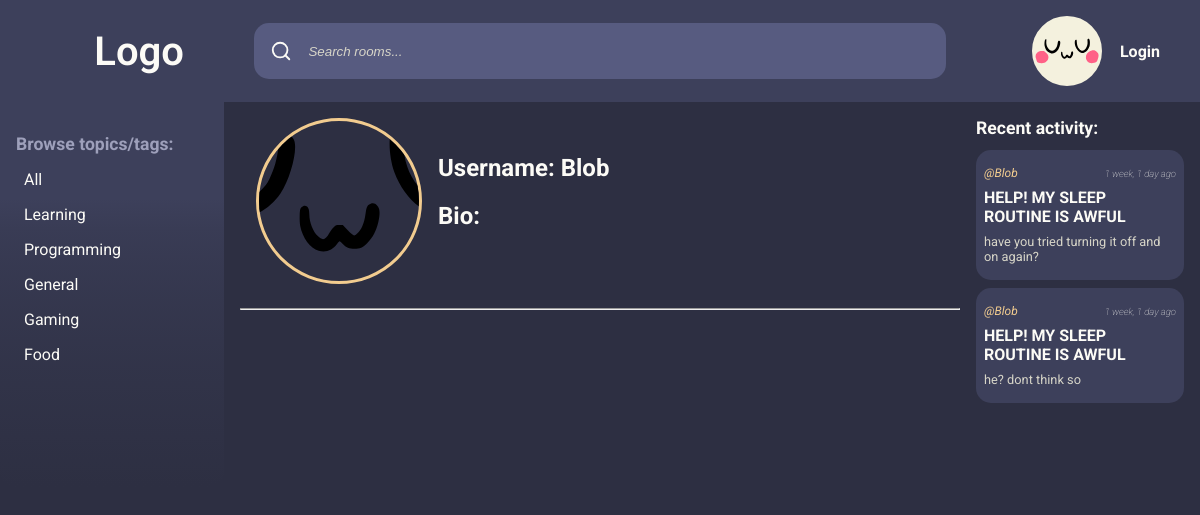
/user/Blob/, run on the app's committed database.
### base/models.py (models this page shows, shortened)
class Topic(models.Model):
    name = models.CharField(max_length=200)

class Message(models.Model):
    user = models.ForeignKey(User, on_delete=models.CASCADE)
    room = models.ForeignKey(Room, on_delete=models.CASCADE)
    body = models.TextField()
    updated = models.DateTimeField(auto_now=True)
    created = models.DateTimeField(auto_now_add=True)
    class Meta:
        ordering: list[str] = ["-updated", "-created"]
    def __str__(self) -> str:
        return self.body[0:50]

class Room(models.Model):
    host = models.ForeignKey(User, on_delete=models.SET_NULL, null=True)
    topic = models.ForeignKey(Topic, on_delete=models.SET_NULL, null=True)
    name = models.CharField(max_length=200)
    description = models.TextField(null=True, blank=True)
    participants = models.ManyToManyField(User, related_name="participants", blank=True)
    updated = models.DateTimeField(auto_now=True)
    created = models.DateTimeField(auto_now_add=True)
    class Meta:
        ordering: list[str] = ["-updated", "-created"]

### base/views.py (the view)
# urls.py: path("user/<str:pk>/", views.userProfile, name="user-profile"),
def userProfile(request: HttpRequest, pk: str) -> HttpResponse:
    user: User = User.objects.get(username=pk)
    if user == None:
        messages.error(
            request,
            f"Can't find username: {pk}. Are you sure you spelled it correctly?",
        )
    if request.user.is_authenticated:
        logged_user_data = UserData.objects.get(user=request.user)
    else:
        logged_user_data = ""
    user_data = UserData.objects.filter(user=user).get()
    rooms = user.room_set.all()
    conversation_messages = user.message_set.all()[0:5]
    topics = Topic.objects.all()[0:5]
    context = {
        "user": user,
        "rooms": rooms,
        "topics": topics,
        "room_messages": conversation_messages,
        "user_data": user_data,
        "logged_user_data": logged_user_data,
    }
    return render(request, "base/profile.html", context)

### base/templates/base/profile.html (shortened to what this page needs)
{% extends "main.html" %}
{% load static %}
{% block content %}
    <main class="home">
        {% include "base/topics_component.html" %}
        <article>
            <div class="user-details">
                <div class="user-details-data">
                    {% if user_data.avatar == "" %}
                        <img src="{% static "images/default_head.svg" %}" class="img" />
                    {% else %}
                        <img src="{% static 'images/' %}{{ user_data.avatar }}" class="img" />
                    {% endif %}
                    <div class="user-details-text-data">
                        <h1>Username: {{ user }}</h1>
                        <h2>Bio:</h2>
                    </div>
                </div>
            </div>
            <hr />
        </article>
        {% include "base/activity_component.html" %}
    </main>
{% endblock content %}

### templates/main.html (shortened to what this page needs)
<!DOCTYPE html>
{% load static %}
<html lang="en">
    <head>
        <link rel="stylesheet" href="{% static 'styles/style.css' %}" />
    </head>
    <body>
        <header>
            {% include "navigation.html" %}
        </header>
        {% block content %}
        {% endblock content %}
    </body>
</html>

### templates/navigation.html
{% load static %}
<a href="{% url "home" %}" class="logo">Logo</a>
<form action="{% url 'home' %}" method="get">
    <label>
        <svg xmlns="http://www.w3.org/2000/svg"
             width="24"
             height="24"
             viewBox="0 0 24 24"
             fill="none"
             stroke="#000000"
             stroke-width="2"
             stroke-linecap="round"
             stroke-linejoin="round">
            <circle cx="11" cy="11" r="8" />
            <line x1="21" y1="21" x2="16.65" y2="16.65" />
        </svg>
        <input type="text" name="q" placeholder="Search rooms..." />
    </label>
</form>
<div class="user">
    {% if request.user.is_authenticated %}
        <a href={% url "user-profile" request.user %}>
            {% if logged_user_data.avatar != "" %}
                <img src= "{% static "images/" %}{{ logged_user_data.avatar }}">
            {% else %}
                <img src="{% static "images/default_head.svg" %}" />
            {% endif %}
        </a>
        <div class="nav-user-info">
            <p>Hello, {{ request.user }}</p>
            <a href="{% url 'logout' %}">Logout</a>
        </div>
    {% else %}
        <img src= "{% static "images/default_head.svg" %}" />
        <a href="{% url 'login' %}">Login</a>
    {% endif %}
</div>

### base/templates/base/topics_component.html
<nav class="topics">
    <h3>Browse topics/tags:</h3>
    <div class="topic">
        <a href={% url "home" %}>All</a>
    </div>
    {% for topic in topics %}
        <div class="topic">
            <a href={% url "home" %}?q={{ topic.name }}> {{ topic.name }} </a>
        </div>
    {% endfor %}
</nav>

### base/templates/base/feed_component.html (shortened to what this page needs)
{% load static %}
{% load custom_tags %}

### base/templates/base/activity_component.html (shortened to what this page needs)
<section class="feed">
<h3>Recent activity:</h3>
{% for message in room_messages %}
    <article class="activity-container">
        <div class="activity-message-data">
            <a href="{% url "user-profile" message.user %}" class="user-handle">@{{ message.user }}</a>
            <p class="time-ago">{{ message.updated|timesince }} ago</p>
        </div>
        <div class="activity-message-feed">
            <a href="{% url "room" message.room.id %}"
               class="room-name room-name-activity">{{ message.room.name }}</a>
            <p class="room-message">{{ message }}</p>
        </div>
    </article>
{% endfor %}
</section>

### static/styles/style.css (style rules this page uses)
:root { --color-main-light: #fcfbf6; --color-main: #f4f1de; --color-main-dark: #d7d5c8; --color-bg-medium: #3d405b; --color-bg-light: #575b80; --color-bg-text: #9ea0bb; --color-bg-dark: #2d2f42; --color-success: #81b29a; --color-error: #e07a5f; --color-accent: #f2cc8f; --border-radius: 15px; }
a, button, p { all: unset; }
.btn, a { transition: 0.2s ease-in-out; justify-content: center; }
h3 { font-size: 1.1rem; font-weight: 700; padding: 0; margin: 0; margin-bottom: 0.5rem; }
body { font-family: "Roboto", sans-serif; margin: 0; background-color: var(--color-bg-dark); color: var(--color-main-light); font-size: 12pt; height: 100vh; }
header { padding: 1rem 1.5rem; display: grid; grid-template-columns: 1fr 3fr 1fr; align-items: center; background-color: var(--color-bg-medium); }
header .logo { margin: 0; padding: 0; font-size: 2.5rem; font-weight: 600; display: flex; align-items: center; }
header form { width: 100%; display: flex; flex-direction: row; justify-content: center; }
header form label { padding: 1rem; width: inherit; box-sizing: border-box; border-radius: var(--border-radius); border: 0; background-color: var(--color-bg-light); display: flex; }
header form svg { stroke: var(--color-main-light); }
header form input { border: 0; background-color: transparent; padding: 0 1rem; color: var(--color-main-light); outline: none; width: inherit; }
header form input::placeholder { font-style: italic; color: var(--color-main-dark); }
header .user { display: flex; align-items: center; justify-content: flex-end; margin: 0 1rem; }
header .user img { margin-right: 0.5rem; width: 4rem; height: 4rem; border: 3px solid var(--color-main); border-radius: 50%; background-color: var(--color-main); }
header .user a { margin-left: 10px; font-weight: 700; }
main { display: grid; grid-template-columns: 1fr 3fr 1fr; }
nav { padding: 2rem 1rem; background: linear-gradient(180deg, #3d405b, 0%, #3d405b, 50%, #2d2f42); height: 100%; border-bottom-left-radius: var(--border-radius); border-bottom-right-radius: var(--border-radius); margin-right: 1rem; }
nav h3 { color: var(--color-bg-text); }
nav .topic { padding: 0.5rem; }
section, aside { padding: 1rem; display: flex; flex-direction: column; }
.room-name { padding: 0.5rem 0; font-weight: 700; font-size: 1.5rem; }
.user-handle { font-style: italic; color: var(--color-accent); padding: 0.5rem 0; }
.activity-container { margin: 0.25rem 0; border-radius: var(--border-radius); background-color: var(--color-bg-medium); padding: 0.5rem; }
.activity-message-data { font-size: 0.75rem; display: flex; flex-direction: row; justify-content: space-between; align-items: center; }
.time-ago { font-weight: 100; font-size: 0.6rem; font-style: italic; }
.activity-message-feed { display: flex; flex-direction: column; }
.room-name-activity { font-size: 1rem; padding-top: 0; }
.room-message { font-size: 0.8rem; margin-bottom: 0.5rem; color: var(--color-main-dark); }
.user-details { display: flex; flex-direction: row; justify-content: space-between; padding: 1rem; }
.user-details-data { display: flex; flex-direction: row; }
.user-details-text-data { padding: 1rem; }
.img { width: 10rem; height: 10rem; border-radius: 50%; border: 3px solid var(--color-accent); object-fit: cover; }

### data on the page
Topic: name "Learning"
Topic: name "Programming"
Topic: name "General"
Topic: name "Gaming"
Topic: name "Food"
Message: user "Blob", updated "1 week, 1 day", room.name "HELP! MY SLEEP ROUTINE IS AWFUL", body "have you tried turning it off and on again?"
Message: user "Blob", updated "1 week, 1 day", room.name "HELP! MY SLEEP ROUTINE IS AWFUL", body "he? dont think so"

### other printed values
{{ user }} "Blob"
